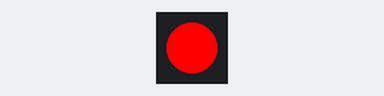
Simulated run of this program. Board: ESP32 board running MicroPython. On the bench: 1 RGB LEDs in strip order, left to right.

Above: at 0.5 s.
At 1.5 s:
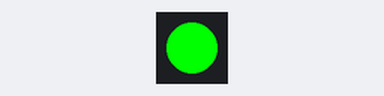
At 5.5 s:
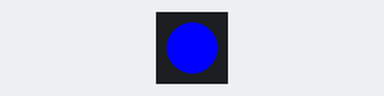
Timing chart, 0 to 6.9 s (numbered marks = the images above):
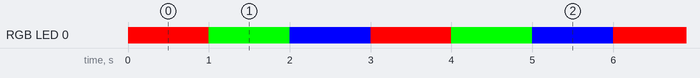

The program:

ch004_gpio_led_ws2812.py
```python
from machine import Pin
import neopixel
import time

# ESP32-S3-DevKitC-1 板载 RGB LED 连接 GPIO48
LED_PIN = 48

# 参数：引脚对象，灯珠数量（板载只有1颗）
np = neopixel.NeoPixel(Pin(LED_PIN), 1)

while True:
    try:
        # 红色亮
        np[0] = (255, 0, 0)
        np.write()
        time.sleep(1)

        # 绿色亮
        np[0] = (0, 255, 0)
        np.write()
        time.sleep(1)

        # 蓝色亮
        np[0] = (0, 0, 255)
        np.write()
        time.sleep(1)
    except KeyboardInterrupt:
        print("程序被用户中断，退出循环。")
        break

# 关闭LED
np[0] = (0, 0, 0)
np.write()
time.sleep(1)

print("Finished.")
```

Measured:
- by itself, RGB LED 0: repeats every 3.0 s: RGB(0, 255, 0) 1.0 s, RGB(0, 0, 255) 1.0 s, RGB(255, 0, 0) 1.0 s
- by itself, everything shown: repeats every 3.0 s, in 3 steps
